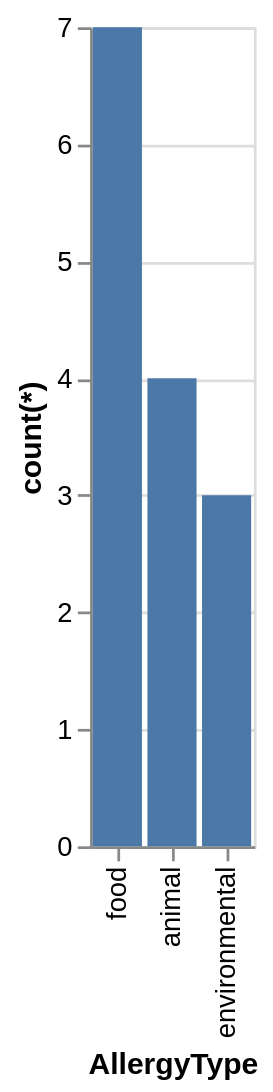

Here is the Vega-Lite specification saved for this chart:
### Vega-Lite specification from a JSON file in a GitHub repository (floating-point values rounded to 4 significant figures)
{"data": {"values": [{"x_data": "food", "y_data": 7}, {"x_data": "animal", "y_data": 4}, {"x_data": "environmental", "y_data": 3}]}, "mark": "bar", "encoding": {"x": {"field": "x_data", "type": "nominal", "title": "AllergyType", "sort": {"op": "sum", "field": "y_data", "order": "descending"}}, "y": {"field": "y_data", "type": "quantitative", "title": "count(*)"}}}
